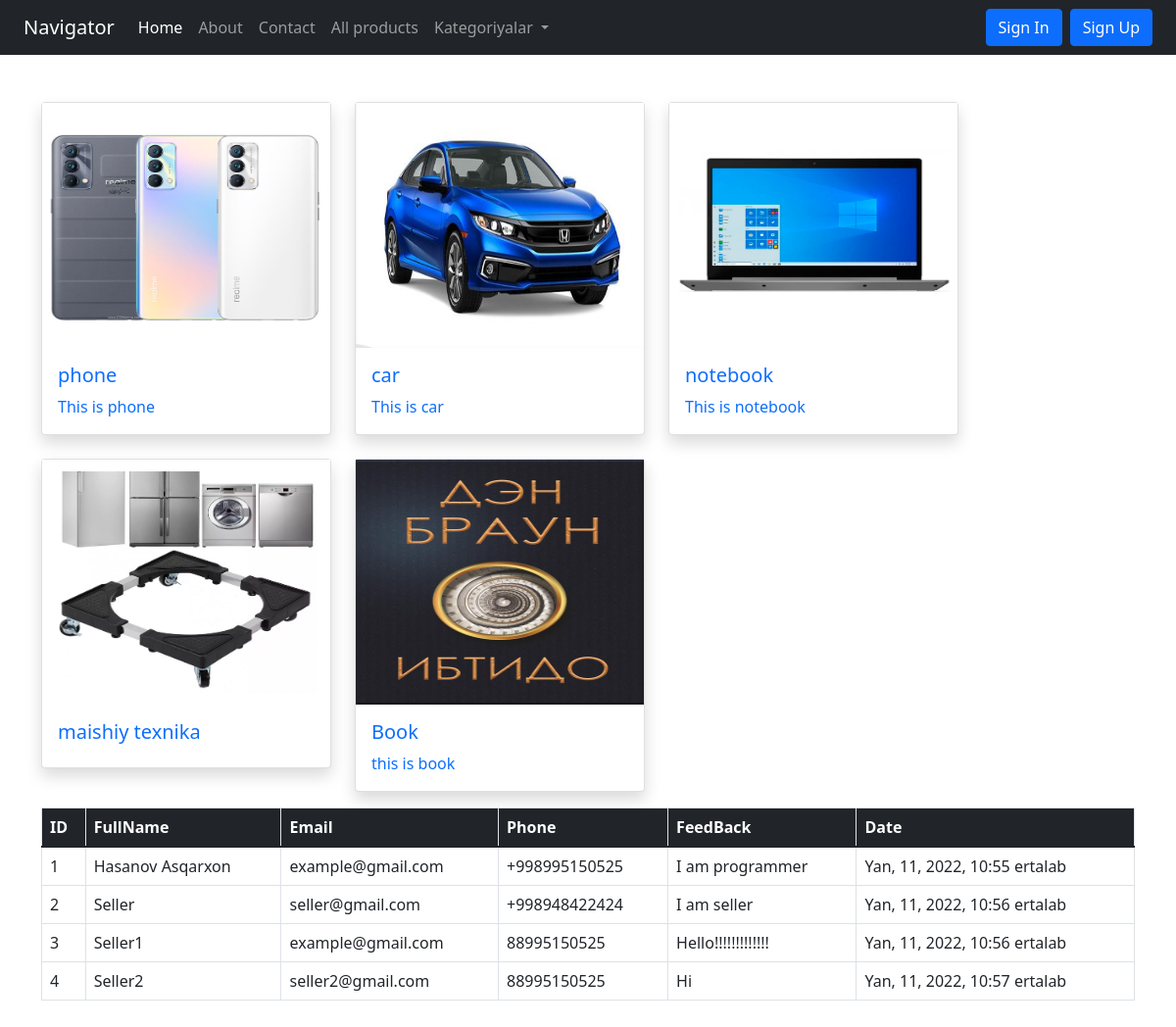
The page / on the database its author committed.
### blog/models.py (models this page shows, shortened)
class Category(models.Model):
    cat_name=models.CharField(max_length=100)
    cat_img=models.FileField(upload_to='categories/%Y/%m/%d')
    description=models.TextField(blank=True)
    added_date=models.DateTimeField(auto_now_add=True)
    class Meta:
        verbose_name_plural='Katalog'

class Contact(models.Model):
    fullName=models.CharField(max_length=100)
    email=models.EmailField(default='example@gmail.com')
    phone=models.CharField(max_length=20)
    feedback=models.TextField()
    date=models.DateTimeField(auto_now_add=True)
    class Meta:
        verbose_name_plural='Aloqa'

### blog/views.py (the view)
# urls.py: path('',views.index, name='index'),
def index(request):
    data = Contact.objects.all()
    category = Category.objects.all()
    context = {
        'contacts': data,
        'categories': category
    }
    return render(request, 'index.html', context)

### templates/index.html (shortened to what this page needs)
{% extends 'basic.html'%}
{% block mycontent %}
<div class="container mt-5">
    <div class="row g-4">
        {% for category in categories%}
        <div class="col-md-4" style="width: 20rem;">
            <a href="{% url 'allProducts'%}?cat={{category.id}} " class="text-decoration-none">
                <div class="card shadow">
                <img src="/media/{{category.cat_img}}" alt="img" width="250" height="250" class=" w-100">
                <div class="card-body">
                    <h5 class="card-title">{{category.cat_name}}</h5>
                    <p class="card-text">{{category.description}}</p>
                </div>
            </div>
            </a>
        </div>
        {% endfor %}
    </div>
    <div class="row mt-3 mb-4">
        <div class="col-md-12">
            <table class="table table-bordered">
                <thead class="bg-dark text-white">
                <tr>
                    <th>ID</th>
                    <th>FullName</th>
                    <th>Email</th>
                    <th>Phone</th>
                    <th>FeedBack</th>
                    <th>Date</th>
                </tr>
                </thead>
                <tbody>
                {% for contact in contacts%}
                <tr>
                    <td>{{contact.id}}</td>
                    <td>{{contact.fullName}}</td>
                    <td>{{contact.email}}</td>
                    <td>{{contact.phone}}</td>
                    <td>{{contact.feedback}}</td>
                    <td>{{contact.date}}</td>
                </tr>
                {% endfor %}
                </tbody>
            </table>
        </div>
    </div>
</div>
{% endblock %}

### templates/basic.html (shortened to what this page needs)
<html lang="en">
{% load static %}
<head>
    <link href="https://cdn.jsdelivr.net/npm/bootstrap@5.1.3/dist/css/bootstrap.min.css" rel="stylesheet"
>
    <link rel="stylesheet" href="https://cdnjs.cloudflare.com/ajax/libs/font-awesome/6.0.0-beta3/css/all.min.css"
/>
</head>
<body>
<div class="container-fluid">
    <div class="row">
        <div class="px-0 col-md-12">
            <nav class="navbar navbar-expand-lg navbar-dark bg-dark">
                <div class="container-fluid">
                    <a class="navbar-brand" href="{% url 'index'%}">Navigator</a>
                    <div class="collapse navbar-collapse" id="navbarSupportedContent">
                        <ul class="navbar-nav me-auto mb-2 mb-lg-0">
                            <li class="nav-item">
                                <a class="nav-link active" aria-current="page" href="{% url 'index' %}">Home</a>
                            </li>
                            <li class="nav-item">
                                <a class="nav-link" href="{% url 'about'%}">About</a>
                            </li>
                            <li class="nav-item">
                                <a class="nav-link" href="{% url 'contact'%}">Contact</a>
                            </li>
                            <li class="nav-item">
                                <a class="nav-link" href="{% url 'allProducts' %}">All products</a>
                            </li>
                            <li class="nav-item dropdown">
                                <a class="nav-link dropdown-toggle" href="#" id="navbarDropdown" role="button"
                                   data-bs-toggle="dropdown" aria-expanded="false">
                                    Kategoriyalar
                                </a>
                            </li>
                        </ul>
                        <ul class="navbar-nav ms-auto">
                            {% if user.is_authenticated %}
                            <li class="nav-item">
                                <a class="btn btn-outline-success me-2" href="{% url 'custom_dashboard' %}">Welcome
                                    {{user.username}}</a>
                            </li>
                            <li class="nav-item">
                                <a class="btn btn-outline-danger" href="{% url 'user_logout' %}">Logout</a>
                            </li>
                            {% else %}
                            <li class="nav-item">
                                <a class="btn btn-primary me-2" data-bs-toggle="modal" data-bs-target="#exampleModal">Sign
                                    In</a>
                            </li>
                            <li class="nav-item">
                                <a class="btn btn-primary" href="{% url 'signUp' %}">Sign Up</a>
                            </li>
                            {% endif %}
                        </ul>
                    </div>
                </div>
            </nav>
        </div>
    </div>
</div>
{% block mycontent %}
{% endblock %}
</body>
</html>

### rows shown on the page
Category: cat_img (picture), cat_name "phone", description "This is phone"
Category: cat_img (picture), cat_name "car", description "This is car"
Category: cat_img (picture), cat_name "notebook", description "This is notebook"
Category: cat_img (picture), cat_name "maishiy texnika"
Category: cat_img (picture), cat_name "Book", description "this is book"
Contact: id "1", fullName "Hasanov Asqarxon", email "example@gmail.com", phone "+998995150525", feedback "I am programmer", date "Yan, 11, 2022, 10:55 ertalab"
Contact: id "2", fullName "Seller", email "seller@gmail.com", phone "+998948422424", feedback "I am seller", date "Yan, 11, 2022, 10:56 ertalab"
Contact: id "3", fullName "Seller1", email "example@gmail.com", phone "88995150525", feedback "Hello!!!!!!!!!!!!!", date "Yan, 11, 2022, 10:56 ertalab"
Contact: id "4", fullName "Seller2", email "seller2@gmail.com", phone "88995150525", feedback "Hi", date "Yan, 11, 2022, 10:57 ertalab"
